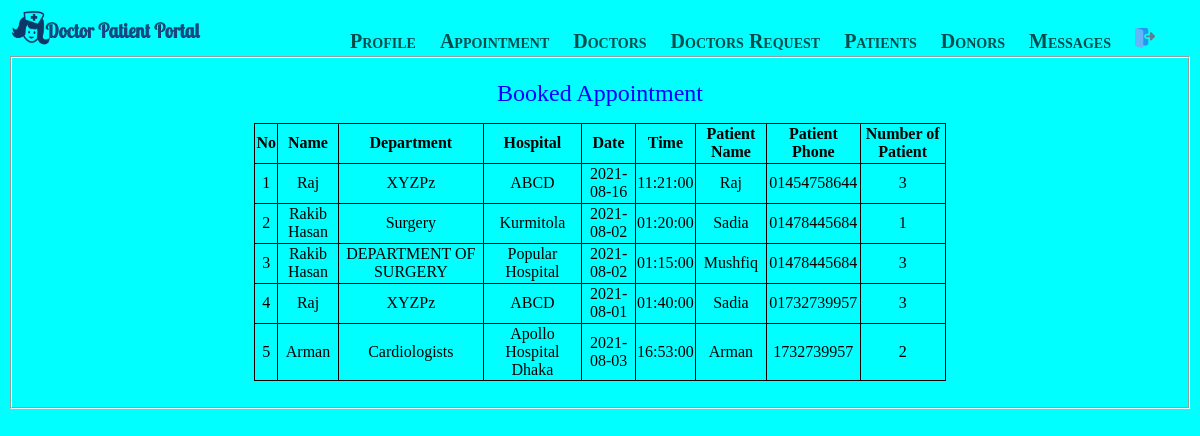
The page /bookedAppointment.php on the database its author committed.
### tables this page shows
CREATE TABLE `appointmentbooking` (
  `id` int(10) NOT NULL,
  `name` varchar(50) NOT NULL,
  `department` varchar(50) NOT NULL,
  `hospital` varchar(50) NOT NULL,
  `date` date NOT NULL,
  `time` time NOT NULL,
  `pname` varchar(50) NOT NULL,
  `phone` varchar(50) NOT NULL,
  `nopatient` int(10) NOT NULL
);

### models/db_config.php (called while the page is built, shortened)
<?php
 $db_server="localhost";
 $db_uname="root";
 $db_pass="";
 $db_name="dpportal";
 function get($query){
    global $db_server,$db_uname,$db_pass,$db_name;
    $conn=mysqli_connect($db_server,$db_uname,$db_pass,$db_name);
    $data=array();
    if ($conn){
        $result=mysqli_query($conn,$query);
        while($row=mysqli_fetch_assoc($result)){
            $data[]=$row;
        }
    }
    return $data;
}
?>

### controllers/login_controller.php (called while the page is built, shortened)
<?php
    include 'models/db_config.php';
	function viewBookedAppList(){
		$query= "select * from appointmentbooking";
		$rs= get($query);
		return $rs;
	}
?>

### bookedAppointment.php (the view, shortened to what this page needs)
<?php
     require_once 'adminHeader.php';
    require_once 'controllers/login_controller.php';
	$bookedApp=viewBookedAppList();
?>
<html>
<head>
</head>
    <body>
        <fieldset>
            <p align="middle"><font color="blue" size="5">Booked Appointment</font></p>
            <p align="middle">
			<table border="1">
			<tr>
                <th>No</th>
                <th>Name</th>
				<th>Department</th>
				<th>Hospital</th>
				<th>Date</th>
				<th>Time</th>
				<th>Patient Name</th>
				<th>Patient Phone</th>
				<th>Number of Patient</th>
              </tr>
                <?php
				$i = 1;
				foreach($bookedApp as $p){
					echo "<tr>";
						echo "<td align='center'>$i</td>";
						echo "<td align='center'>".$p["name"]."</p>";
						echo "<td align='center'>".$p["department"]."</p>";
						echo "<td align='center'>".$p["hospital"]."</p>";
						echo "<td align='center'>".$p["date"]."</p>";
						echo "<td align='center'>".$p["time"]."</p>";
						echo "<td align='center'>".$p["pname"]."</p>";
						echo "<td align='center'>".$p["phone"]."</p>";
						echo "<td align='center'>".$p["nopatient"]."</p>";
					echo "</tr>";
					$i++;
				}
			?>
        </fieldset>
    </body>
</html>

### adminHeader.php (shortened to what this page needs)
<html>
<head>
<link rel="stylesheet" href="CSS/mystyle.css">
</head>
<body style="background-color:cyan;">
<a href="index.php"><img src="images/logo.png" height="40px" width="200px"></a>
<span style="padding-right:120px;">&nbsp</span>
<a class="head" href="adminProfile.php">Profile</a>
<a class="head" href="appointment.php" >Appointment</a>
<a class="head" href="allDoctorList.php" >Doctors<a/>
<a class="head" href="doctorRequest.php" >Doctors Request</a>
<a class="head" href="allPatientList.php" >Patients</a>
<a class="head" href="allDonorList.php" >Donors</a>
<a class="head" href="userContact.php" >Messages</a>
<a class="head" href="login.php" ><img src="images/logout.png" height="20px" width="20px"></a>
</body>
</html>

### CSS/mystyle.css (style rules this page uses)
.head { text-decoration:none; font: small-caps bold 12px/30px Georgia, serif; font-size: 20px; padding-right:10px; padding-left:10px; border-radius:5px; color:rgb(0, 77, 77); }

### bookedAppointment.php (style rules this page uses)
table, td, th { border: 1px solid black; }
table { border-collapse: collapse; width: 60%; }
th { height: 40px; }
td { height: 40px; }

### rows shown on the page
appointmentbooking: name "Raj", department "XYZPz", hospital "ABCD", date "2021-08-16", time "11:21:00", pname "Raj", phone "01454758644", nopatient "3"
appointmentbooking: name "Rakib Hasan", department "Surgery", hospital "Kurmitola", date "2021-08-02", time "01:20:00", pname "Sadia", phone "01478445684", nopatient "1"
appointmentbooking: name "Rakib Hasan", department "DEPARTMENT OF SURGERY", hospital "Popular Hospital", date "2021-08-02", time "01:15:00", pname "Mushfiq", phone "01478445684", nopatient "3"
appointmentbooking: name "Raj", department "XYZPz", hospital "ABCD", date "2021-08-01", time "01:40:00", pname "Sadia", phone "01732739957", nopatient "3"
appointmentbooking: name "Arman", department "Cardiologists", hospital "Apollo Hospital Dhaka", date "2021-08-03", time "16:53:00", pname "Arman", phone "1732739957", nopatient "2"
